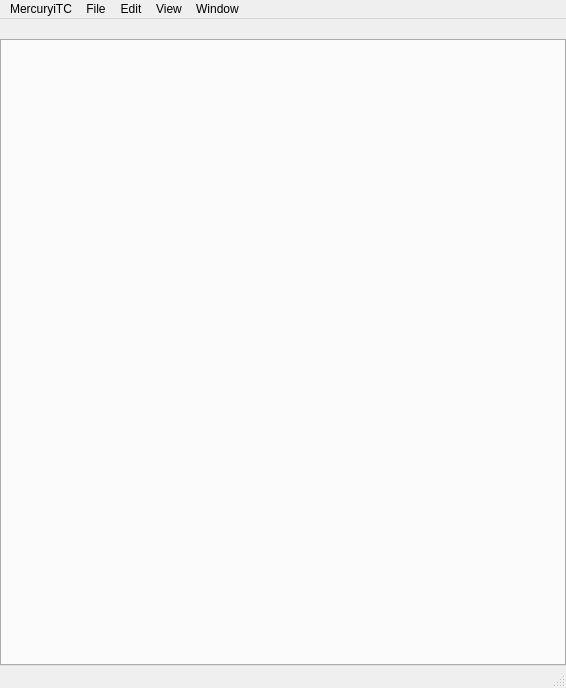
<?xml version="1.0" encoding="UTF-8"?>
<ui version="4.0">
 <class>MainWindow</class>
 <widget class="QMainWindow" name="MainWindow">
  <property name="geometry">
   <rect>
    <x>0</x>
    <y>0</y>
    <width>566</width>
    <height>688</height>
   </rect>
  </property>
  <property name="windowTitle">
   <string>MercuryiTC Monitor</string>
  </property>
  <widget class="QWidget" name="centralwidget">
   <layout class="QGridLayout" name="centralwidget_2">
    <property name="leftMargin">
     <number>0</number>
    </property>
    <property name="topMargin">
     <number>20</number>
    </property>
    <property name="rightMargin">
     <number>0</number>
    </property>
    <property name="bottomMargin">
     <number>0</number>
    </property>
    <item row="4" column="0">
     <widget class="QTabWidget" name="tabWidget"/>
    </item>
   </layout>
  </widget>
  <widget class="QMenuBar" name="menubar">
   <property name="geometry">
    <rect>
     <x>0</x>
     <y>0</y>
     <width>566</width>
     <height>24</height>
    </rect>
   </property>
   <widget class="QMenu" name="menu_MercuryiTC">
    <property name="title">
     <string>MercuryiTC</string>
    </property>
    <addaction name="modulesAction"/>
    <addaction name="readingsAction"/>
    <addaction name="updateAddressAction"/>
    <addaction name="PIDAction"/>
    <addaction name="separator"/>
    <addaction name="exitAction"/>
   </widget>
   <widget class="QMenu" name="menu_File">
    <property name="title">
     <string>File</string>
    </property>
    <widget class="QMenu" name="menuUpdate_Period">
     <property name="title">
      <string>Update Logging Period</string>
     </property>
     <addaction name="actionUpdatePeriodVeryOften"/>
     <addaction name="actionUpdatePeriodOften"/>
     <addaction name="actionUpdatePeriodNormally"/>
     <addaction name="actionUpdatePeriodSlowly"/>
    </widget>
    <addaction name="menuUpdate_Period"/>
    <addaction name="showLogAction"/>
   </widget>
   <widget class="QMenu" name="menu_Edit">
    <property name="title">
     <string>Edit</string>
    </property>
   </widget>
   <widget class="QMenu" name="menuWindow">
    <property name="title">
     <string>Window</string>
    </property>
    <addaction name="actionMinimize"/>
    <addaction name="actionZoom"/>
   </widget>
   <widget class="QMenu" name="menuView">
    <property name="title">
     <string>View</string>
    </property>
    <widget class="QMenu" name="menuUpdate_Frequency">
     <property name="title">
      <string>Update Frequency</string>
     </property>
     <addaction name="actionUpdateVeryOften"/>
     <addaction name="actionUpdateOften"/>
     <addaction name="actionUpdateNormally"/>
    </widget>
    <addaction name="menuUpdate_Frequency"/>
   </widget>
   <addaction name="menu_MercuryiTC"/>
   <addaction name="menu_File"/>
   <addaction name="menu_Edit"/>
   <addaction name="menuView"/>
   <addaction name="menuWindow"/>
  </widget>
  <widget class="QStatusBar" name="statusbar">
   <property name="styleSheet">
    <string notr="true">QStatusBar{background:transparent};
QStatusBar::item {border: 0px solid black };</string>
   </property>
  </widget>
  <action name="exitAction">
   <property name="text">
    <string>&amp;Quit MercuryiTC monitor</string>
   </property>
   <property name="shortcut">
    <string notr="true"/>
   </property>
   <property name="menuRole">
    <enum>QAction::NoRole</enum>
   </property>
  </action>
  <action name="sensorAction">
   <property name="text">
    <string>&amp;Temperature Sensors</string>
   </property>
  </action>
  <action name="readingsAction">
   <property name="text">
    <string>Readings Overview...</string>
   </property>
  </action>
  <action name="connectAction">
   <property name="text">
    <string>&amp;Connect Mercury</string>
   </property>
  </action>
  <action name="disconnectAction">
   <property name="text">
    <string>&amp;Disconnect Mercury</string>
   </property>
  </action>
  <action name="updateAddressAction">
   <property name="text">
    <string>&amp;Connection Settings...</string>
   </property>
  </action>
  <action name="PIDAction">
   <property name="text">
    <string>&amp;PID...</string>
   </property>
  </action>
  <action name="showLogAction">
   <property name="text">
    <string> Show Log Files...</string>
   </property>
  </action>
  <action name="actionMinimize">
   <property name="text">
    <string>Minimize</string>
   </property>
   <property name="shortcut">
    <string>Ctrl+M</string>
   </property>
  </action>
  <action name="actionZoom">
   <property name="text">
    <string>Zoom</string>
   </property>
   <property name="shortcut">
    <string>Meta+Ctrl+Z</string>
   </property>
  </action>
  <action name="modulesAction">
   <property name="text">
    <string>Assign modules...</string>
   </property>
  </action>
  <action name="actionUpdateVeryOften">
   <property name="checkable">
    <bool>true</bool>
   </property>
   <property name="text">
    <string>Very often (0.5 sec)</string>
   </property>
  </action>
  <action name="actionUpdateOften">
   <property name="checkable">
    <bool>true</bool>
   </property>
   <property name="checked">
    <bool>true</bool>
   </property>
   <property name="text">
    <string>Often (1 sec)</string>
   </property>
  </action>
  <action name="actionUpdateNormally">
   <property name="checkable">
    <bool>true</bool>
   </property>
   <property name="text">
    <string>Normally (2 sec)</string>
   </property>
  </action>
  <action name="actionUpdatePeriodVeryOften">
   <property name="checkable">
    <bool>true</bool>
   </property>
   <property name="text">
    <string>Very often (5 min)</string>
   </property>
  </action>
  <action name="actionUpdatePeriodOften">
   <property name="checkable">
    <bool>true</bool>
   </property>
   <property name="checked">
    <bool>true</bool>
   </property>
   <property name="text">
    <string>Often (10 min)</string>
   </property>
  </action>
  <action name="actionUpdatePeriodNormally">
   <property name="checkable">
    <bool>true</bool>
   </property>
   <property name="text">
    <string>Normally (30 min)</string>
   </property>
  </action>
  <action name="actionUpdatePeriodSlowly">
   <property name="checkable">
    <bool>true</bool>
   </property>
   <property name="text">
    <string>Slowly (60 min)</string>
   </property>
  </action>
 </widget>
 <resources/>
 <connections>
  <connection>
   <sender>actionMinimize</sender>
   <signal>triggered()</signal>
   <receiver>MainWindow</receiver>
   <slot>showMinimized()</slot>
   <hints>
    <hint type="sourcelabel">
     <x>-1</x>
     <y>-1</y>
    </hint>
    <hint type="destinationlabel">
     <x>274</x>
     <y>319</y>
    </hint>
   </hints>
  </connection>
  <connection>
   <sender>actionZoom</sender>
   <signal>triggered()</signal>
   <receiver>MainWindow</receiver>
   <slot>showMaximized()</slot>
   <hints>
    <hint type="sourcelabel">
     <x>-1</x>
     <y>-1</y>
    </hint>
    <hint type="destinationlabel">
     <x>274</x>
     <y>319</y>
    </hint>
   </hints>
  </connection>
 </connections>
</ui>
